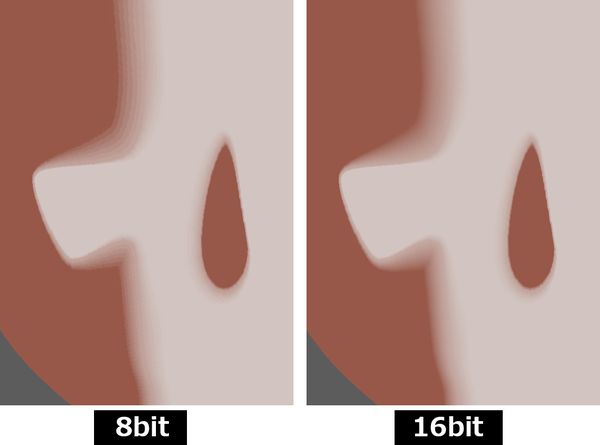
#> input picture .images/bitdepth.png, 600 x 445 px
$ python run.py --inputdir .images
#> lines starting #> are read from the running program, lines starting #| are printed output that depends on the picture; after the words box and inside, x2 and y2 are one past the last pixel; in counts of white or black regions, pixels touching at a corner belong together
#> pass 2 of the loop in get_file_list, `for f in sorted(os.listdir(directory)):`:
### sdftool/__init__.py
import os
from typing import List, Literal, Optional
import numpy as np
import cv2
import logging

VERSION = '0.3.2'

logging.basicConfig(
    level=logging.DEBUG,
    format='[%(levelname)s] %(asctime)s | %(message)s'
)

def load_image_with_grayscale(image_path:str, binarization:bool=False) -> np.ndarray:
    """
    Args:
        image_path (str): 8bit grayscale image path
        binarization (bool, optional): Binarize. Defaults to False.

    Returns:
        np.ndarray: 8-bit grayscale image
    """
#> called with image_path = '.images/bitdepth.png', binarization = True

    img = cv2.imread(image_path)
#> img is the input picture: shape (445, 600, 3); mean B, G, R 149, 156.5, 185.9
    if img is None:
        logging.warning("Image '{}' could not be loaded.".format(image_path))
        return

    gray = cv2.cvtColor(img, cv2.COLOR_BGR2GRAY)
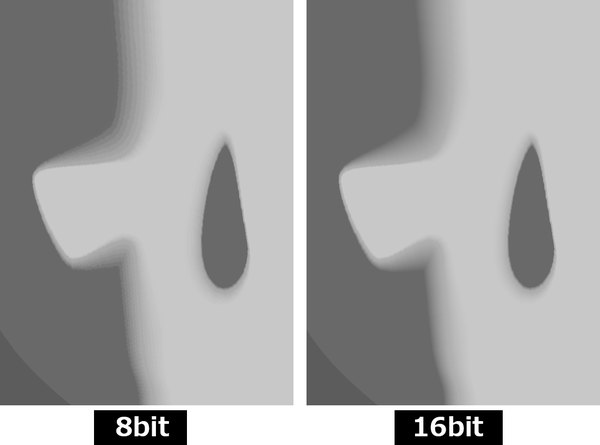
#> gray: shape (445, 600); min 0, max 255, mean 164.2

    if binarization:
        _, gray = cv2.threshold(gray, 127, 255, cv2.THRESH_BINARY)
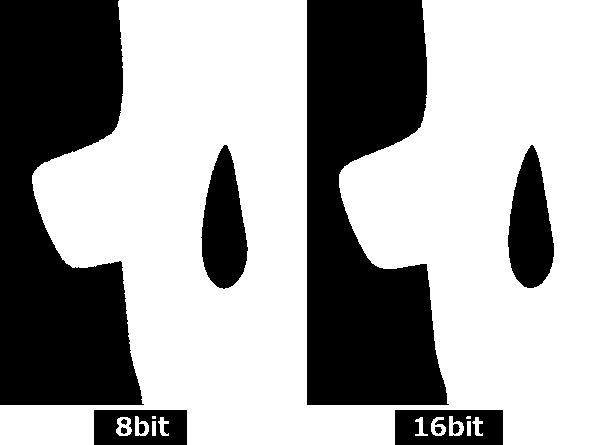
#> gray: shape (445, 600); 63.9% white; 11 black regions, largest, box (x1, y1, x2, y2) and area: (0, 0, 144, 405) 41139, (307, 0, 449, 405) 40237, (201, 145, 248, 289) 4576

    logging.info("Image '{}' is loaded.".format(image_path))

    return gray

# [48 lines left out: function save_image, not called in this run]

def img_lerp(start:float, end:float, factor:np.ndarray) -> np.ndarray:
    return start + (end - start) * factor

def get_image_difference(img1:np.ndarray, img2:np.ndarray) -> np.ndarray:
    img1_norm = cv2.normalize(img1, None, 0, 1.0, cv2.NORM_MINMAX)
    img2_norm = cv2.normalize(img2, None, 0, 1.0, cv2.NORM_MINMAX)
    return np.abs(img2_norm.astype(np.float64) - img1_norm.astype(np.float64))

def generate_sdf(img_binary:np.ndarray, distanceType=cv2.DIST_L2, maskSize=cv2.DIST_MASK_PRECISE) -> np.ndarray:
    """
    Args:
        img_binary (np.ndarray): 8-bit grayscale image binarized (0 or 255)
        distanceType (int, optional): Distance type. Defaults to cv2.DIST_L2.
        maskSize (int, optional): Mask size, 0 or 3 or 5. Defaults to cv2.DIST_MASK_PRECISE (=0).

    Returns:
        np.ndarray: Normalized (0.0 ~ 1.0) SDF image
    """

    dist_inside = cv2.distanceTransform(img_binary, distanceType, maskSize)
    dist_outside = cv2.distanceTransform((255 - img_binary), distanceType, maskSize)

    sdf = dist_outside - dist_inside
    sdf = np.abs(sdf)

    sdf_normalized = cv2.normalize(sdf, None, 0, 1.0, cv2.NORM_MINMAX)

    return sdf_normalized.astype(np.float64)

# [9 lines left out: function create_gradient_from_sdf, not called in this run]


def generate_shadow_threshold_map(
        image_paths:List[str],
        output_path:str,
        bit_depth:Literal[8, 16]=8,
        color_mode:Literal['gray', 'rgb', 'rgba']='gray',
        reverse:bool=False,
        save_temp:bool=False,
        filter_mode:Literal['none', 'gaussian', 'bilateral']='none',
        gaussian_kernel:int=3,
        bilateral_d:int=3
    ) -> None:

    os.makedirs(os.path.dirname(output_path), exist_ok=True)

    if save_temp:
        temp_dir = os.path.join(os.path.dirname(output_path), 'temp')
        os.makedirs(temp_dir, exist_ok=True)

    image_paths.sort()

    # load images with grayscale
    grayscale_images = []
    for path in image_paths:
        image = load_image_with_grayscale(path, binarization=True)
        if image is not None:
            grayscale_images.append(image)
#> pass 2 of the loop in generate_shadow_threshold_map, `for path in image_paths:`:
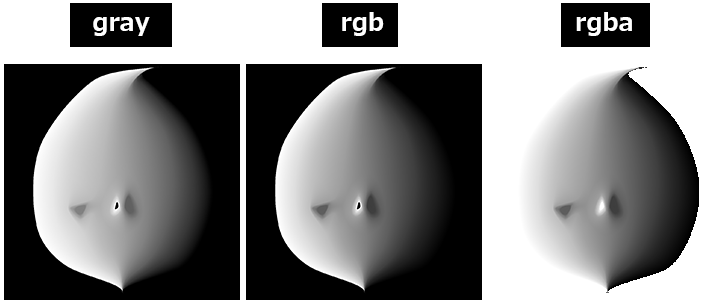
#> input picture .images/colormode.png, 726 x 303 px
#> in load_image_with_grayscale, img is the input picture: shape (303, 726, 3); mean B, G, R 133.5, 133.5, 133.5
#> in load_image_with_grayscale (call 2), `_, gray = cv2.threshold(gray, 127, 255, cv2.THRESH_BINARY)`:
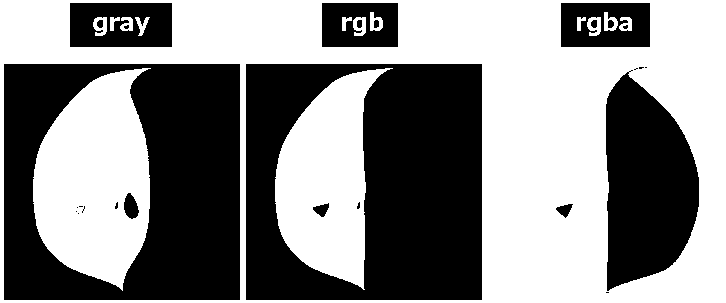
#> gray: shape (303, 726); 53% white; 27 black regions (13 under 20 px), largest, box (x1, y1, x2, y2) and area: (246, 64, 482, 300) 40697, (4, 64, 240, 300) 36777, (606, 70, 699, 291) 14937
    image_count = len(grayscale_images)
#> image_count = 2
    logging.info("{} images loaded.".format(image_count))

    # step values
    gradient_count = image_count - 1
#> gradient_count = 1
    interval = 1.0 / gradient_count
#> interval = 1
    step_values = [(interval * i, interval * (i + 1)) for i in range(gradient_count)]
#> step_values = [(0, 1)]

    # generate sdf
    sdf_images = [generate_sdf(img) for img in grayscale_images]
#> sdf_images = 2 items

    if save_temp:
        for i, sdf in enumerate(sdf_images):
            temp_path = os.path.join(temp_dir, 'step_1_sdf_{}.png'.format(str(i+1).zfill(2)))
            save_image(sdf, temp_path, bit_depth=bit_depth)

    gradient_maps = []
    mask_maps = []

    for i in range(gradient_count):
        img1, img2 = grayscale_images[i], grayscale_images[i+1]
        sdf1, sdf2 = sdf_images[i], sdf_images[i+1]
        s, e = step_values[i]

        if reverse:
            s = 1 - s
            e = 1 - e

        logging.info('Processing images: {}, {} (step: {:.5f} - {:.5f})'.format(os.path.basename(image_paths[i]), os.path.basename(image_paths[i+1]), s, e))

        # generate mask
        mask = get_image_difference(img1, img2)
        mask_maps.append(mask)

        # generate gradient
        gradient = create_gradient_from_sdf(sdf1, sdf2)

        # lerp and mask
        masked_gradient = img_lerp(s, e, gradient) * mask

        if save_temp:
            idx = str(i+1).zfill(2)
            temp_path = os.path.join(temp_dir, 'step_2_mask_{}.png'.format(idx))
            save_image(mask, temp_path, bit_depth=bit_depth)
            temp_path = os.path.join(temp_dir, 'step_3_combine_sdf_{}.png'.format(idx))
            save_image(gradient, temp_path, bit_depth=bit_depth)
            temp_path = os.path.join(temp_dir, 'step_4_lerp_and_mask_{}.png'.format(idx))
            save_image(masked_gradient, temp_path, bit_depth=bit_depth)

        gradient_maps.append(masked_gradient)
#> this loop made 1 pass
#> pass 1, in generate_shadow_threshold_map, `sdf1, sdf2 = sdf_images[i], sdf_images[i+1]`:
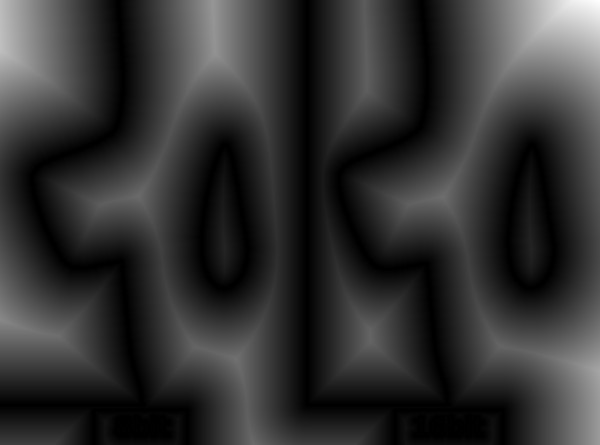
#> sdf1: shape (445, 600) float64; min 0, max 1, mean 0.199
#> pass 1, in generate_shadow_threshold_map, `sdf1, sdf2 = sdf_images[i], sdf_images[i+1]`:
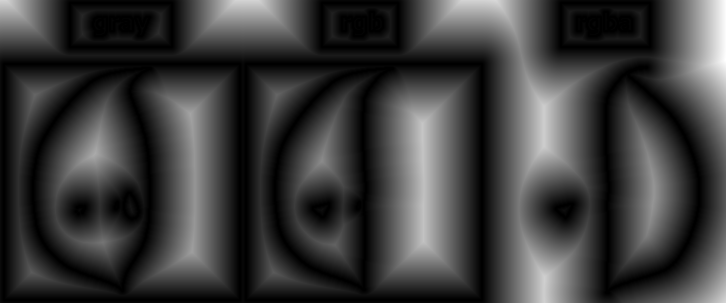
#> sdf2: shape (303, 726) float64; min 0, max 1, mean 0.238
#> pass 1, in get_image_difference, `img2_norm = cv2.normalize(img2, None, 0, 1.0, cv2.NORM_MINMAX)`:
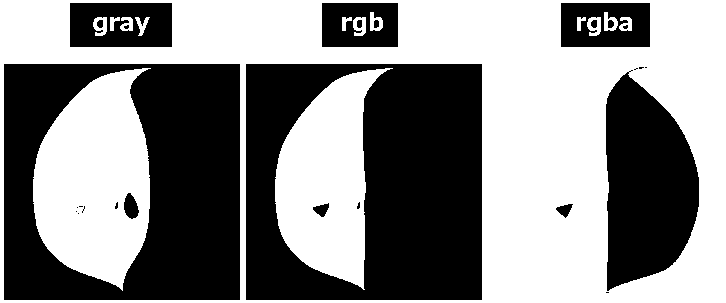
#> img2_norm: shape (303, 726); values 0 (black) and 1 (white), 53% white; 27 black regions (13 under 20 px), largest, box (x1, y1, x2, y2) and area: (246, 64, 482, 300) 40697, (4, 64, 240, 300) 36777, (606, 70, 699, 291) 14937
#> after the loop, gradient_maps = []; mask_maps = []

    # result
    shadow_threshold_map = np.sum(gradient_maps, axis=0)

    # filter
    if filter_mode == 'gaussian':
        shadow_threshold_map = cv2.GaussianBlur(shadow_threshold_map, (gaussian_kernel, gaussian_kernel), 0)
    elif filter_mode == 'bilateral':
        shadow_threshold_map = cv2.bilateralFilter(shadow_threshold_map.astype(np.float32), bilateral_d, 75, 75)

    merged_mask = None
    if color_mode == 'rgba':
        merged_mask = np.sum(mask_maps, axis=0)

    # save
    save_image(
        shadow_threshold_map,
        output_path,
        bit_depth=bit_depth,
        color_mode=color_mode,
        alpha_normalized=merged_mask,
        confirm_overwrite=True
    )

### run.py
import os
import argparse

import sdftool

def parse_arguments():
    parser = argparse.ArgumentParser(description="Create a Shadow Threshold Map by interpolating SDF (Signed Distance Field).")
    parser.add_argument('-v', '--version', action='version', version=sdftool.VERSION)
    parser.add_argument("-i", "--inputdir", type=str, required=True, help="Specify the input directory path where contains only images. This is a required option.")
    parser.add_argument("-o", "--outputdir", type=str, default='output', help="Specify the output directory path where images will be saved. Default is 'output'.")
    parser.add_argument("-n", "--outputname", type=str, default='shadow_threshold_map', help="Specify the base name for the output PNG file. Default is 'shadow_threshold_map'.")
    parser.add_argument("-b", "--bitdepth", type=int, choices=[8, 16], default=8, help="Set the bit depth for output PNG files. Valid options are 8 or 16. Default is 8.")
    parser.add_argument("-c", "--colormode", type=str, choices=['gray', 'rgb', 'rgba'], default='gray', help="Select the color mode for the output images. Options are 'gray', 'rgb', or 'rgba'. Default is 'gray'.")
    parser.add_argument("-r", "--reverse", action='store_true', help="Enable to reverse the gradient direction.")
    parser.add_argument("-t", "--savetemp", action='store_true', help="Enable to save intermediate images during the processing.")
    parser.add_argument("-f", "--filtermode", type=str, choices=['none', 'gaussian', 'bilateral'], default='none', help="Select the filter mode for the image processing. Choices are 'none' (no filtering), 'gaussian' (apply Gaussian blur), or 'bilateral' (apply bilateral filter). Default is 'none'.")
    parser.add_argument("-k", "--kernel_size", type=int, default=3, help="Kernel size for Gaussian Blur. It must be an odd number. Default is 3.")
    parser.add_argument("-d", "--diameter", type=int, default=3, help="Diameter of the pixel neighborhood for Bilateral Filter. Default is 3.")
    return parser.parse_args()

def get_file_list(directory):
    filelist = []
    for f in sorted(os.listdir(directory)):
        path = os.path.join(directory, f)
        if os.path.isfile(path):
            filelist.append(path)
    return filelist

def main():
    opt = parse_arguments()

    # load input files
    try:
        filelist = get_file_list(opt.inputdir)
    except FileNotFoundError:
        print("Error: {} does not exist.".format(opt.inputdir))
        return

    # set output path
    output_path = os.path.join(os.path.abspath(opt.outputdir), opt.outputname + '.png')

    # run
    sdftool.generate_shadow_threshold_map(
        filelist,
        output_path,
        bit_depth=opt.bitdepth,
        color_mode=opt.colormode,
        reverse=opt.reverse,
        save_temp=opt.savetemp,
        filter_mode=opt.filtermode,
        gaussian_kernel=opt.kernel_size,
        bilateral_d=opt.diameter
    )

if __name__ == "__main__":
#> (the run stopped early here; a loop or call above may not have finished)
